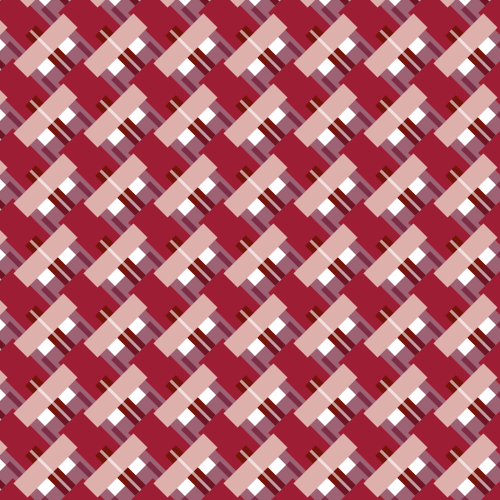
Frame 1 (no input)
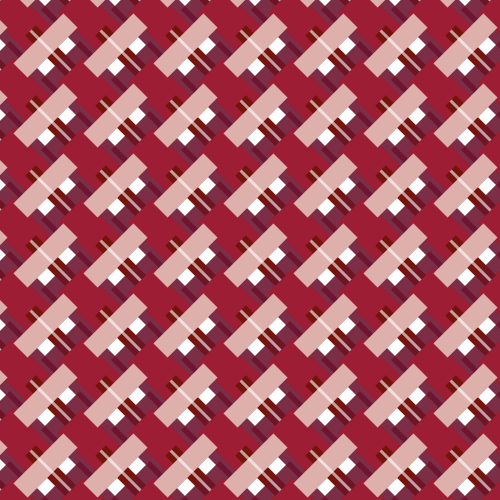
Frame 2 (the mouse pressed at the canvas centre, redrawn once)

The Processing sketch that drew these frames (run headless with seeded random() and noise(); the mouse was pressed at the canvas centre and the sketch redrawn once):

// Processing sketch: processing_83131
// ── processing_83131.pde

void setup () {
  size(500, 500);
  background(255);
  smooth();
}
//décliner des traits sur une longueur
void draw()
{
  noFill();
  for (int posx =0; posx<width; posx = posx+70)
  {
    for (int posY=0; posY<height; posY = posY+70)
    {
      //trait carré rouge
      strokeWeight(35);
      stroke(265,50,64);
      strokeCap(SQUARE);
      line(posx,posY,posx+50,posY+50);
      //trait rose foncé
      strokeWeight(15);
      stroke(118,20,11);
      line(posx,posY,posx-40,posY-40);
      //trait rose pale     
      strokeWeight(20);
      stroke(222,176,172);
      line(posx,posY-50,posx-50,posY);
      //trait
      strokeWeight(55);
      stroke(108,19,46,170);
      line(posx+40,posY+40,posx-10,posY-10);
      //trait fin blanc
      strokeWeight(3);
      stroke(255,150);
      line(posx,posY,posx-40,posY-40);
    }
  }
  noLoop();
}
